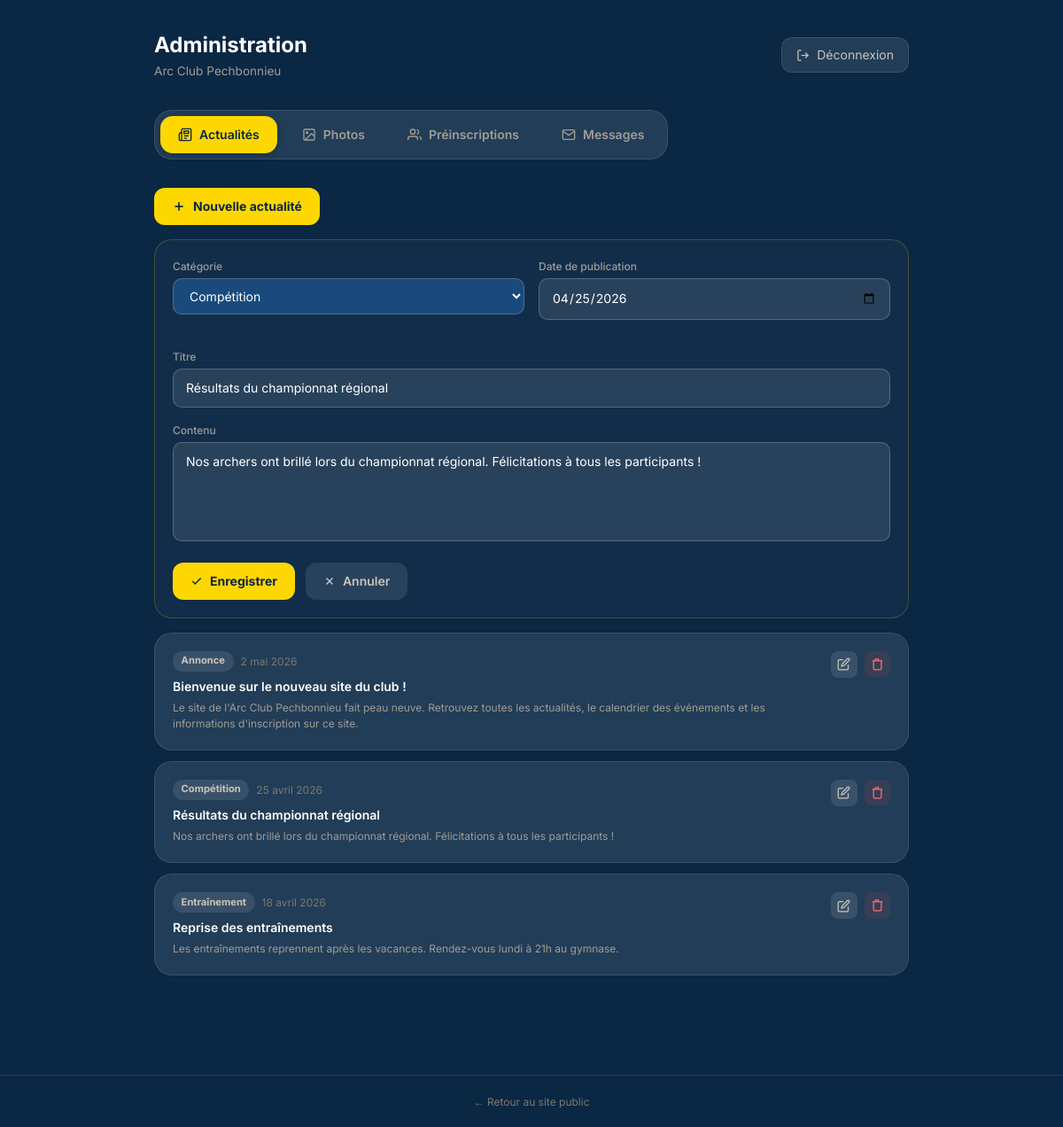
Screenshot of /admin/?tab=news&edit=2 (signed in) with the database file from the repository.
### tables this page shows
CREATE TABLE IF NOT EXISTS `news` (
  `id`           INT UNSIGNED NOT NULL AUTO_INCREMENT,
  `tag`          VARCHAR(50)  NOT NULL DEFAULT 'Annonce',
  `title`        VARCHAR(255) NOT NULL,
  `body`         TEXT         NOT NULL,
  `published_at` DATE         NOT NULL,
  `created_at`   DATETIME     NOT NULL DEFAULT CURRENT_TIMESTAMP,
  PRIMARY KEY (`id`),
  KEY `idx_published` (`published_at`)
);

### inc/functions.php (called while the page is built, shortened)
<?php
function h(string $s): string {
    return htmlspecialchars($s, ENT_QUOTES | ENT_SUBSTITUTE, 'UTF-8');
}
function formatDateFR(string $date): string {
    $months = ['', 'janvier', 'février', 'mars', 'avril', 'mai', 'juin',
               'juillet', 'août', 'septembre', 'octobre', 'novembre', 'décembre'];
    $ts = strtotime($date);
    return intval(date('j', $ts)) . ' ' . $months[intval(date('n', $ts))] . ' ' . date('Y', $ts);
}

### inc/config.php (called while the page is built, shortened)
<?php
function db(): PDO {
    static $pdo = null;
    if ($pdo === null) {
        $dsn = 'mysql:host=' . DB_HOST . ';dbname=' . DB_NAME . ';charset=' . DB_CHARSET;
        $pdo = new PDO($dsn, DB_USER, DB_PASS, [
            PDO::ATTR_ERRMODE            => PDO::ERRMODE_EXCEPTION,
            PDO::ATTR_DEFAULT_FETCH_MODE => PDO::FETCH_ASSOC,
            PDO::ATTR_EMULATE_PREPARES   => false,
        ]);
    }
    return $pdo;
}

### admin/partials/news.php (the view, shortened to what this page needs)
<?php
$tags = ['Entraînement', 'Compétition', 'Annonce', 'Club'];
$editId   = intval($_GET['edit'] ?? 0);
$showForm = isset($_GET['add']) || $editId > 0;
$editItem = null;
if ($editId > 0) {
    $editItem = db()->prepare("SELECT * FROM news WHERE id=?");
    $editItem->execute([$editId]);
    $editItem = $editItem->fetch();
}
$allNews = db()->query("SELECT * FROM news ORDER BY published_at DESC")->fetchAll();
?>
<a href="?tab=news&add=1" class="btn-admin-add">
  <svg width="16" height="16" viewBox="0 0 24 24" fill="none" stroke="currentColor" stroke-width="2.5"><line x1="12" y1="5" x2="12" y2="19"/><line x1="5" y1="12" x2="19" y2="12"/></svg>
  Nouvelle actualité
</a>
<?php if ($showForm): ?>
<form method="POST" class="admin-card-form">
  <div class="admin-row">
    <div class="admin-form-group">
      <label class="admin-label">Catégorie</label>
      <select name="tag" class="admin-select">
        <?php foreach ($tags as $t): ?>
          <option value="<?= h($t) ?>" <?= ($editItem['tag'] ?? $tags[0]) === $t ? 'selected' : '' ?>><?= h($t) ?></option>
        <?php endforeach; ?>
      </select>
    </div>
    <div class="admin-form-group">
      <label class="admin-label">Date de publication</label>
      <input type="date" name="published_at" value="<?= h($editItem['published_at'] ?? date('Y-m-d')) ?>" class="admin-input">
    </div>
  </div>
  <div class="admin-form-group">
    <label class="admin-label">Titre</label>
    <input type="text" name="title" required value="<?= h($editItem['title'] ?? '') ?>" placeholder="Titre de l'actualité" class="admin-input">
  </div>
  <div class="admin-form-group">
    <label class="admin-label">Contenu</label>
    <textarea name="body" required rows="4" placeholder="Rédigez votre actualité…" class="admin-textarea"><?= h($editItem['body'] ?? '') ?></textarea>
  </div>
  <div style="display:flex;gap:.75rem">
    <button type="submit" class="btn-admin-save">
      <svg width="14" height="14" viewBox="0 0 24 24" fill="none" stroke="currentColor" stroke-width="2.5"><polyline points="20 6 9 17 4 12"/></svg>
      <?= $editItem ? 'Enregistrer' : 'Publier' ?>
    </button>
    <a href="?tab=news" class="btn-admin-cancel">
      <svg width="14" height="14" viewBox="0 0 24 24" fill="none" stroke="currentColor" stroke-width="2.5"><line x1="18" y1="6" x2="6" y2="18"/><line x1="6" y1="6" x2="18" y2="18"/></svg>
      Annuler
    </a>
  </div>
</form>
<?php endif; ?>
<?php if (empty($allNews)): ?>
  <p style="color:var(--stone4);text-align:center;padding:3rem 0;font-size:.875rem">Aucune actualité.</p>
<?php else: ?>
  <div style="display:flex;flex-direction:column;gap:.75rem">
    <?php foreach ($allNews as $item): ?>
      <div class="admin-card">
        <div class="admin-card-body" style="display:flex;align-items:flex-start;gap:1rem">
          <div style="flex:1;min-width:0">
            <div style="display:flex;flex-wrap:wrap;align-items:center;gap:.5rem;margin-bottom:.375rem">
              <span style="background:var(--white10);color:var(--stone2);font-size:.7rem;font-weight:700;padding:.15rem .6rem;border-radius:9999px"><?= h($item['tag']) ?></span>
              <span style="color:var(--stone5);font-size:.75rem"><?= formatDateFR($item['published_at']) ?></span>
            </div>
            <p style="color:#fff;font-weight:600;font-size:.875rem;margin-bottom:.25rem"><?= h($item['title']) ?></p>
            <p style="color:var(--stone4);font-size:.75rem;line-height:1.5;overflow:hidden;display:-webkit-box;-webkit-line-clamp:2;-webkit-box-orient:vertical"><?= h($item['body']) ?></p>
          </div>
          <div style="display:flex;align-items:center;gap:.5rem;flex-shrink:0">
            <a href="?tab=news&edit=<?= $item['id'] ?>" class="btn-edit">
              <svg width="15" height="15" viewBox="0 0 24 24" fill="none" stroke="currentColor" stroke-width="2"><path d="M11 4H4a2 2 0 0 0-2 2v14a2 2 0 0 0 2 2h14a2 2 0 0 0 2-2v-7"/><path d="M18.5 2.5a2.121 2.121 0 0 1 3 3L12 15l-4 1 1-4 9.5-9.5z"/></svg>
            </a>
            <form method="POST" style="display:inline" onsubmit="return confirm('Supprimer cette actualité ?')">
              <button type="submit" class="btn-delete">
                <svg width="15" height="15" viewBox="0 0 24 24" fill="none" stroke="currentColor" stroke-width="2"><polyline points="3 6 5 6 21 6"/><path d="M19 6v14a2 2 0 0 1-2 2H7a2 2 0 0 1-2-2V6m3 0V4a1 1 0 0 1 1-1h4a1 1 0 0 1 1 1v2"/></svg>
              </button>
            </form>
          </div>
        </div>
      </div>
    <?php endforeach; ?>
  </div>
<?php endif; ?>

### assets/css/style.css (style rules this page uses)
:root { --navy: #0a2744; --navy2: #1a4a7c; --gold: #ffd700; --gold2: #f5ca00; --green: #3cb371; --white10: rgba(255,255,255,.10); --white20: rgba(255,255,255,.20); --stone2: #c8c4bc; --stone4: #a09c96; --stone5: #7c7870; --radius: 1rem; }
*,*::before,*::after { box-sizing:border-box;margin:0;padding:0 }
html { scroll-behavior:smooth }
body { font-family:'Inter',system-ui,sans-serif;background:var(--navy);color:#e7e3dc;line-height:1.6;-webkit-font-smoothing:antialiased }
a { color:inherit;text-decoration:none }
button { cursor:pointer;font:inherit;border:none;background:none }
.admin-body { background:var(--navy);min-height:100vh;color:#e7e3dc;font-family:'Inter',sans-serif }
.admin-card { background:var(--white10);border:1px solid var(--white10);border-radius:1.25rem;overflow:hidden }
.admin-card-body { padding:1.25rem }
.admin-card-form { padding:1.25rem;border:1px solid rgba(255,215,0,.2);background:rgba(255,255,255,.03);border-radius:1.25rem;margin-bottom:1rem }
.admin-input,.admin-select,.admin-textarea { width:100%;padding:.625rem .875rem;border-radius:.625rem;border:1px solid var(--white20);background:var(--white10);color:#fff;font:inherit;font-size:.875rem;outline:none;transition:border-color .2s,box-shadow .2s }
.admin-select { background-color:var(--navy2) }
.admin-input::placeholder,.admin-textarea::placeholder { color:var(--stone5) }
.admin-textarea { resize:none }
.admin-label { display:block;font-size:.75rem;font-weight:500;color:var(--stone4);margin-bottom:.25rem }
.admin-row { display:grid;grid-template-columns:1fr 1fr;gap:1rem;margin-bottom:1rem }
.admin-form-group { margin-bottom:1rem }
.btn-admin-save { display:inline-flex;align-items:center;gap:.5rem;background:var(--gold);color:var(--navy);font-weight:700;font-size:.875rem;padding:.625rem 1.25rem;border-radius:.75rem;transition:background .2s;border:none;cursor:pointer }
.btn-admin-cancel { display:inline-flex;align-items:center;gap:.5rem;background:var(--white10);color:var(--stone2);font-weight:600;font-size:.875rem;padding:.625rem 1.25rem;border-radius:.75rem;transition:background .2s;border:none;cursor:pointer }
.btn-admin-add { display:inline-flex;align-items:center;gap:.5rem;background:var(--gold);color:var(--navy);font-weight:700;font-size:.875rem;padding:.625rem 1.25rem;border-radius:.75rem;cursor:pointer;border:none;transition:background .2s;margin-bottom:1rem }
.btn-edit { padding:.45rem;background:var(--white10);color:var(--stone2);border-radius:.5rem;cursor:pointer;border:none;transition:background .2s,color .2s;display:inline-flex;align-items:center }
.btn-delete { padding:.45rem;background:rgba(239,68,68,.1);color:#f87171;border-radius:.5rem;cursor:pointer;border:none;transition:background .2s;display:inline-flex;align-items:center }

### rows the page displays
news: published_at "04/25/2026", title "Résultats du championnat régional", body "Nos archers ont brillé lors du championnat régional. Félicitations à tous les participants !", tag "Compétition", published_at "25 avril 2026"
news: tag "Annonce", published_at "2 mai 2026", title "Bienvenue sur le nouveau site du club !", body "Le site de l'Arc Club Pechbonnieu fait peau neuve. Retrouvez toutes les actualités, le calendrier des événements et les informations d'inscription sur ce site."
news: tag "Entraînement", published_at "18 avril 2026", title "Reprise des entraînements", body "Les entraînements reprennent après les vacances. Rendez-vous lundi à 21h au gymnase."

### other values shown
form field tag "Compétition"
